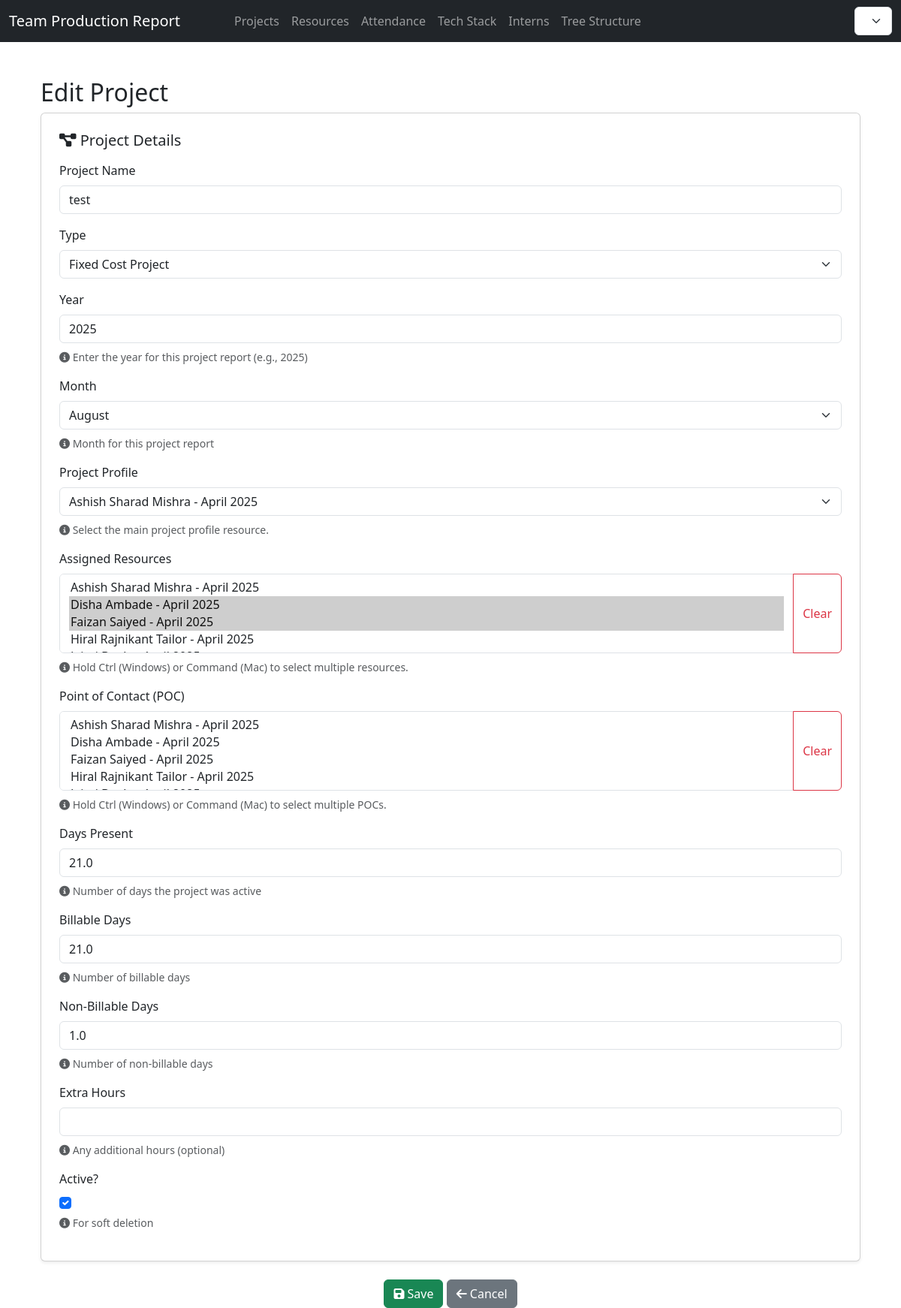
Page /projects/projects/edit/35/ on the earlier database version.
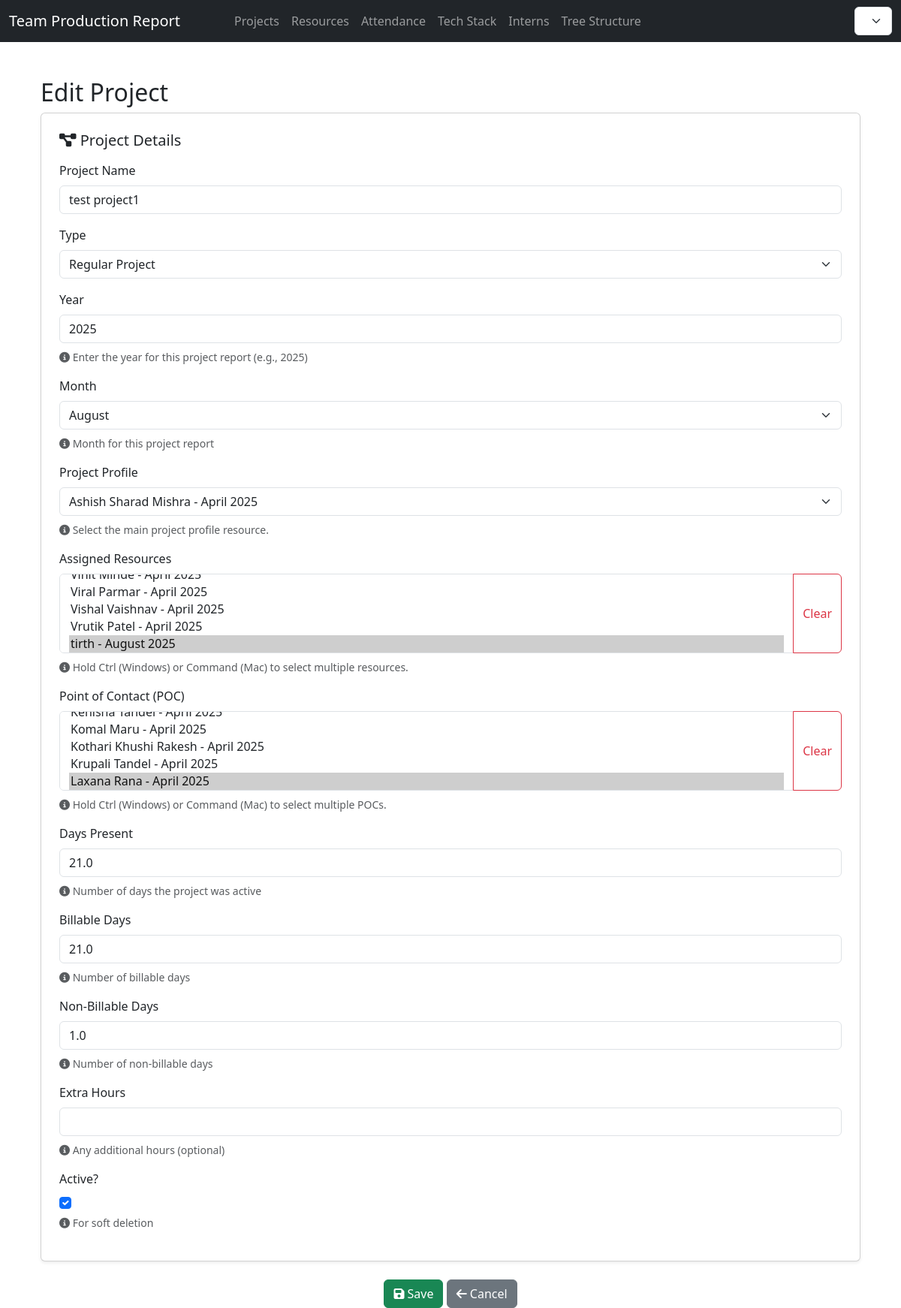
Same page on the later database version.
### projects/models.py (models this page shows, shortened)
class Project(models.Model):
    PROJECT_TYPE_CHOICES = [
        ('REGULAR', 'Regular Project'),
        ('FIXED_COST', 'Fixed Cost Project'),
    ]
    project_name = models.CharField(max_length=100)
    project_type = models.CharField(
        max_length=20,
        choices=PROJECT_TYPE_CHOICES,
        default='REGULAR'
    )
    year = models.PositiveIntegerField(
        help_text="Enter the year for this project report (e.g., 2025)"
    )
    month = models.PositiveSmallIntegerField(
        choices=[(i, calendar.month_name[i]) for i in range(1, 13)],
        help_text="Enter the month for this project report (1–12)"
    )
    project_profile = models.ForeignKey(
        Resource,
        on_delete=models.PROTECT,
        related_name='profiled_projects',
        help_text="Main profile/resource for this project"
    )
    resources = models.ManyToManyField(
        Resource,
        related_name='assigned_projects',
        blank=True,
        help_text="Multiple resources can be assigned to this project"
    )
    poc = models.ManyToManyField(
        Resource,
        related_name='poc_projects',
        blank=True,
        help_text="Multiple POCs can be assigned to this project"
    )
    present_day = models.FloatField(
        default=0,
        validators=[MinValueValidator(0)],
        help_text="Number of days the project was active"
    )
    billable_days = models.FloatField(
        default=0,
        validators=[MinValueValidator(0)],
        help_text="Number of billable days"
    )
    non_billable_days = models.FloatField(
        default=0,
        validators=[MinValueValidator(0)],
        help_text="Number of non-billable days"
    )
    billable_hours = models.FloatField(
        default=0,
        editable=False,
        help_text="Auto-calculated from billable_days × 8"
    )
    non_billable_hours = models.FloatField(
        default=0,
        editable=False,
        help_text="Auto-calculated from non_billable_days × 8"
    )
    extra_hours = models.FloatField(
        null=True,
        blank=True,
        default=0,
        validators=[MinValueValidator(0)],
        help_text="Any additional hours (optional)"
    )
    is_active = models.BooleanField(default=True, help_text="For soft deletion")
    created_at = models.DateTimeField(auto_now_add=True)
    counting = models.FloatField(default=0, help_text="Counting value")
    updated_at = models.DateTimeField(auto_now=True)
    class Meta:
        db_table = 'projects'
        ordering = ['-year', '-month', 'project_name']
        verbose_name = 'Project'
        verbose_name_plural = 'Projects'

### projects/views.py (the view)
# urls.py: path("projects/edit/<int:pk>/", views.project_edit, name="project_edit"),
def project_edit(request, pk):
    project = get_object_or_404(Project, pk=pk)
    if request.method == 'POST':
        project_form = ProjectForm(request.POST, instance=project)
        if project_form.is_valid():
            project = project_form.save(commit=False)
            project_form.save()
            project_form.save_m2m()
            return redirect('projects:project_list')
    else:
        project_form = ProjectForm(instance=project)
    return render(request, 'projects/project_form.html', {
        'form': project_form,
        'title': 'Edit Project'
    })

### resources/models.py (called while the page is built)
    def __str__(self):
        return f"{self.resource_name} - {calendar.month_name[self.month]} {self.year}"

### projects/templates/projects/project_form.html (shortened to what this page needs)
{% extends 'base.html' %}
{% block content %}
<div class="container mt-5">
  <h2>{{ title }}</h2>
  <form method="post" novalidate>
    <div class="card p-4 mb-4 shadow-sm">
      <h5 class="mb-3">
        <i class="fas fa-project-diagram"></i> Project Details
      </h5>
      {% for field in form %}
      <div class="mb-3">
        <label for="{{ field.id_for_label }}" class="form-label">{{ field.label }}</label>
        <div class="input-group">
          {{ field }}
          {% if field.name == 'resources' or field.name == 'poc' %}
          <button type="button" class="btn btn-outline-danger" onclick="clearSelection('{{ field.id_for_label }}')">
            Clear
          </button>
          {% endif %}
        </div>
        {% if field.help_text %}
        <div class="form-text text-muted mt-2">
          <i class="fas fa-info-circle"></i> {{ field.help_text }}
        </div>
        {% endif %}
      </div>
      {% endfor %}
    </div>
    <div class="text-center">
      <button type="submit" class="btn btn-success">
        <i class="fas fa-save"></i> Save
      </button>
      <a href="{% url 'projects:project_list' %}" class="btn btn-secondary">
        <i class="fas fa-arrow-left"></i> Cancel
      </a>
    </div>
  </form>
</div>
{% endblock %}

Differences in the rows shown:
changed Project "August": project_name "test" → "test project1"; project_type "Fixed Cost Project" → "Regular Project"
Other differences:
form field resources: "Ashish Sharad Mishra - April 2025 / Disha Ambade - April 2025 ☑ / Faizan Saiyed - April 2025 ☑ / Hiral Rajnikant Tailor - April 2025" → "Viral Parmar - April 2025 / Vishal Vaishnav - April 2025 / Vrutik Patel - April 2025 / tirth - August 2025 ☑"
form field poc: "Ashish Sharad Mishra - April 2025 / Disha Ambade - April 2025 / Faizan Saiyed - April 2025 / Hiral Rajnikant Tailor - April 2025" → "Komal Maru - April 2025 / Kothari Khushi Rakesh - April 2025 / Krupali Tandel - April 2025 / Laxana Rana - April 2025 ☑"
